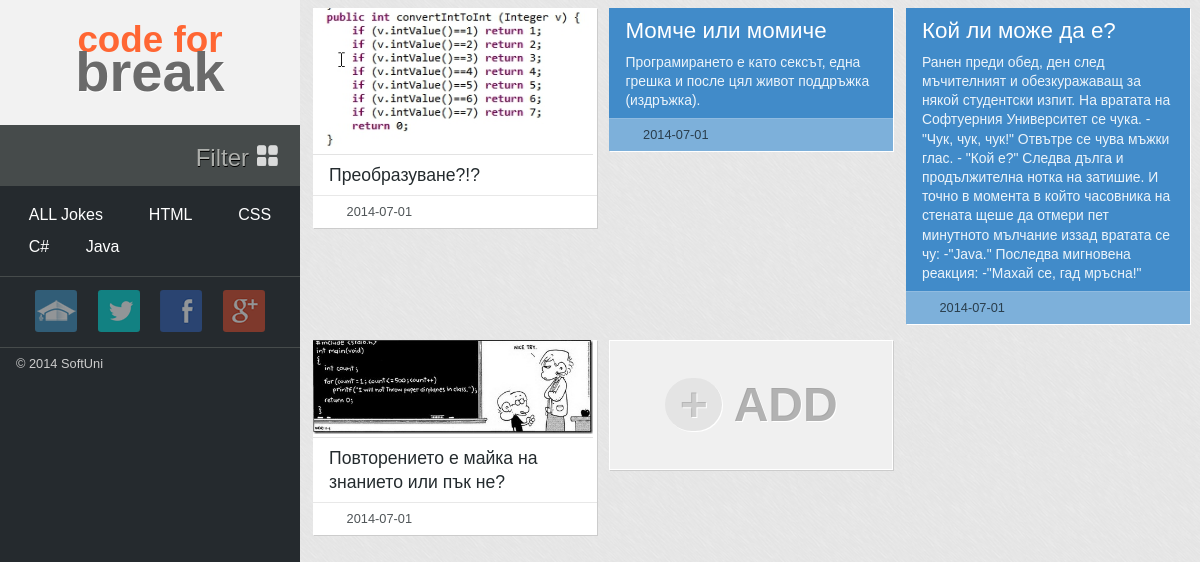
Page /?show=java on the committed database.
### tables this page shows
CREATE TABLE IF NOT EXISTS `jokes_sphere` (
  `joke_id` int(2) NOT NULL,
  `joke_sphere` int(1) NOT NULL
);

CREATE TABLE IF NOT EXISTS `jokes` (
  `joke_id` int(11) NOT NULL AUTO_INCREMENT,
  `joke_title` text NOT NULL,
  `joke_content` text NOT NULL,
  `joke_date` date NOT NULL,
  `joke_type` int(2) NOT NULL,
  PRIMARY KEY (`joke_id`)
);

### database/GetInfomation.php (called while the page is built, shortened)
<?php
include_once 'Connection.php';
$sql="select * from jokes";
if($_GET){
    $sql='select * from jokes as j JOIN jokes_sphere as js ON j.joke_id=js.joke_id';
    switch ($_GET['show']){
    case "java":
        $sql.=" where joke_sphere=3";
        break;
    }
}
$db = new DatabaseConnect;
$query = $db->execute($sql);
if (isset($query)) {
    $i=1;
    while ($row = mysqli_fetch_assoc($query)) {
        $id[$i]=$row['joke_id'];
        $joke[$id[$i]]['title'] = $row['joke_title'];
        $joke[$id[$i]]['content'] = $row['joke_content'];
        $joke[$id[$i]]['date'] = $row['joke_date'];
        $joke[$id[$i]]['type'] = $row['joke_type'];
        $i++;
    }
}

### database/Connection.php (called while the page is built, shortened)
<?php
class DatabaseConnect {
    public $_db;
    public function __construct() {
        $db = new mysqli('localhost','root', '', 'jokehunter');
        if ($db->connect_errno) {
            header('Location: errorPages' . DS . 'database.php');
            exit;
        } else {
            $this->_db = $db;
        }
    }
    public function execute($sql) {
        $this->_db->query('SET NAMES utf8');
        $query = $this->_db->query($sql);
        if (!$query) {
            echo $this->_db->error;
        } else {
            return $query;
        }
    }
}

### index.php (the view, shortened to what this page needs)
<!DOCTYPE html>
<html>
<head>
    <link href="styles/reset.css" rel="stylesheet" />
    <link href="styles/css.css" rel="stylesheet" />
</head>
<body>
    <aside>
        <header>
            <h1 id="logo"><em>code for</em> <strong>break</strong></h1>
        </header>
        <nav id="tags">
            <a href="#" class="filter">filter<span class="filter-icon"></span></a>
            <ul class="drop-down">
                <li><a href="?show=all" id="allJokes" data-scroll>ALL Jokes</a></li>
                <li><a href="?show=html" class="active-element" data-scroll>HTML</a></li>
                <li><a href="?show=css" data-scroll>CSS</a></li>
                <li><a href="?show=csharp" data-scroll>C#</a></li>
                <li><a href="?show=java" data-scroll>Java</a></li>
            </ul>
        </nav>
        <div id="media-links">
            <ul>
                <li><a class="softuni-link" title="Softuni" href="http://softuni.bg" target="_blank"></a></li>
                <li><a class="twitter-link" title="Twitter" target="_blank" href="https://twitter.com/softunibg"></a></li>
                <li><a class="facebook-link" title="Facebook page" target="_blank" href="https://www.facebook.com/SoftwareUniversity"></a></li>
				<li><a class="googleplus-link" title="Google Plus" target="_blank" href="https://plus.google.com/+SoftuniBg"></a></li>
            </ul>
            <span>&copy; 2014 SoftUni</span>
    </aside>
    <?php
        include 'database/GetInfomation.php';
    ?>
    <main>
        <div id="jokes">
        <?php
            if(isset($joke) && isset($id)){
                for ($i = sizeof($id); $i >=1 ; $i--) {
                    if($joke[$id[$i]]['type']==1){
                        echo '
                        <section class="box">
                            <article class="box pic">
                                <figure>
                                    <a href="'.$joke[$id[$i]]['content'].'" target="_blank"><img src="'.$joke[$id[$i]]['content'].'" /></a>
                                </figure>
                                <figcaption>'.$joke[$id[$i]]['title'].'</figcaption>
                                <div class="date">
                                    <p>'.$joke[$id[$i]]['date'].'</p>
                                </div>
                            </article>
                        </section>';
                    }  elseif ($joke[$id[$i]]['type']==2) {
                        echo '
                            <section class="box">
                                <article class="box story">
                                    <h2>'.$joke[$id[$i]]['title'].'</h2>
                                    <div class="story-entry">'.$joke[$id[$i]]['content'].'</div>
                                    <div class="date">
                                        <p>'.$joke[$id[$i]]['date'].'</p>
                                    </div>
                                </article>
                            </section>';
                    }
                }
            }
        ?>
            <selection class="box">
                <article class="box add-content">
                    <h3 id="add"><span>+</span> ADD</h3>
                </article>
            </selection>
        </div>
    </main>
</body>
</html>

### rows in the picture
jokes_sphere: joke.joke_content (picture), joke.joke_title "Преобразуване?!?", joke.joke_date "2014-07-01"
jokes_sphere: joke.joke_title "Момче или момиче", joke.joke_content "Програмирането е като сексът, една грешка и после цял живот поддръжка (издръжка).", joke.joke_date "2014-07-01"
jokes_sphere: joke.joke_title "Кой ли може да е?", joke.joke_content "Ранен преди обед, ден след мъчителният и обезкуражаващ за някой студентски изпит. На вратата на Софтуерния Университет се чука. - \"Чук, чук, чук!\" Отвътре се чува мъжки глас. - \"Кой е?\" Следва дълга и продължителна нотка на затишие. И точно в момента в който часовника на стената щеше да отмери пет минутното мълчание иззад вратата се чу: -\"Java.\" Последва мигновена реакция: -\"Махай се, гад мръсна!\"", joke.joke_date "2014-07-01"
jokes_sphere: joke.joke_content (picture), joke.joke_title "Повторението е майка на знанието или пък не?", joke.joke_date "2014-07-01"
